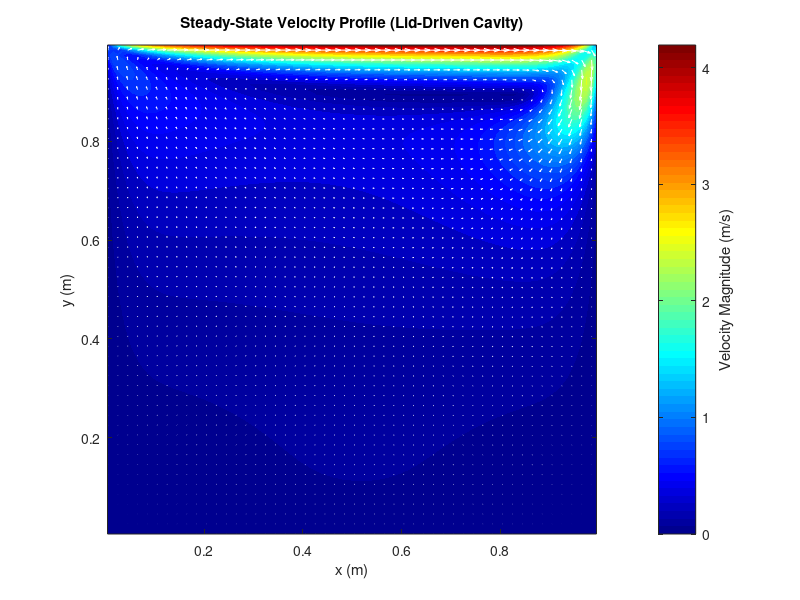
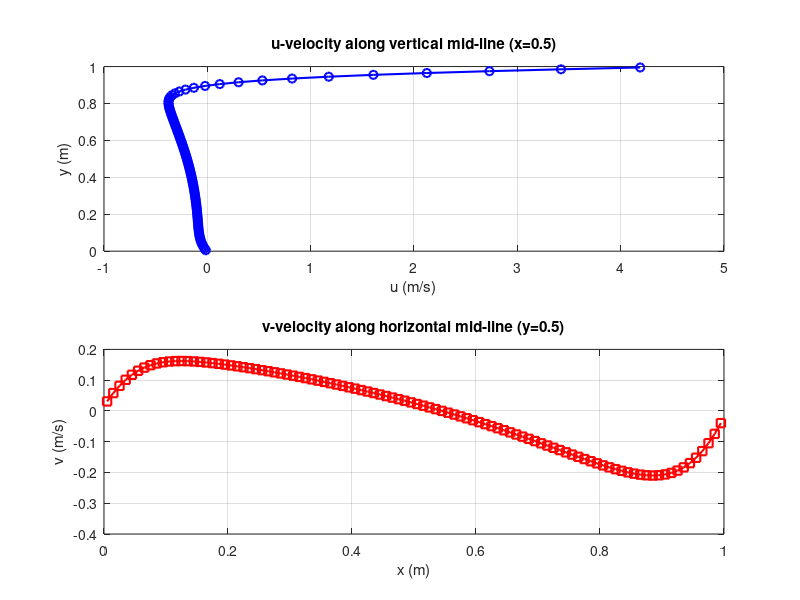

These charts were generated, in order, by the following MATLAB code:
clear; clc;
data = load('cavity_SIMPLER_omp.txt');

% Change grid size when they were altered in Fortran solver
nx = 100; ny = 100;

X = reshape(data(:, 1), nx, ny)';
Y = reshape(data(:, 2), nx, ny)';
U = reshape(data(:, 3), nx, ny)';
V = reshape(data(:, 4), nx, ny)';

% Calculate velocity magnitude: |V| = sqrt(u^2 + v^2)
VelMag = sqrt(U.^2 + V.^2);

% Plot 1: Velocity magnitude field 
figure('Color', 'w', 'Position', [100 100 800 600]);
contourf(X, Y, VelMag, 50, 'LineStyle', 'none');
colormap(jet);
cb = colorbar;
ylabel(cb, 'Velocity Magnitude (m/s)');
hold on;

% Add vectors for direction
skip = 2;
quiver(X(1:skip:end, 1:skip:end), Y(1:skip:end, 1:skip:end), ...
       U(1:skip:end, 1:skip:end), V(1:skip:end, 1:skip:end), 1.2, 'w');

title('Steady-State Velocity Profile (Lid-Driven Cavity)');
xlabel('x (m)'); ylabel('y (m)');
axis equal tight;

% Plot 2: Benchmark mid-line profiles
figure('Color', 'w', 'Position', [950 100 500 600]);

% U-velocity along vertical mid-line (x = 0.5)
subplot(2,1,1);
mid_x = round(nx/2);
plot(U(:, mid_x), Y(:, mid_x), 'b-o', 'LineWidth', 1.5);
grid on;
title('u-velocity along vertical mid-line (x=0.5)');
xlabel('u (m/s)'); ylabel('y (m)');

% V-velocity along horizontal mid-line (y = 0.5)
subplot(2,1,2);
mid_y = round(ny/2);
plot(X(mid_y, :), V(mid_y, :), 'r-s', 'LineWidth', 1.5);
grid on;
title('v-velocity along horizontal mid-line (y=0.5)');
xlabel('x (m)'); ylabel('v (m/s)');
